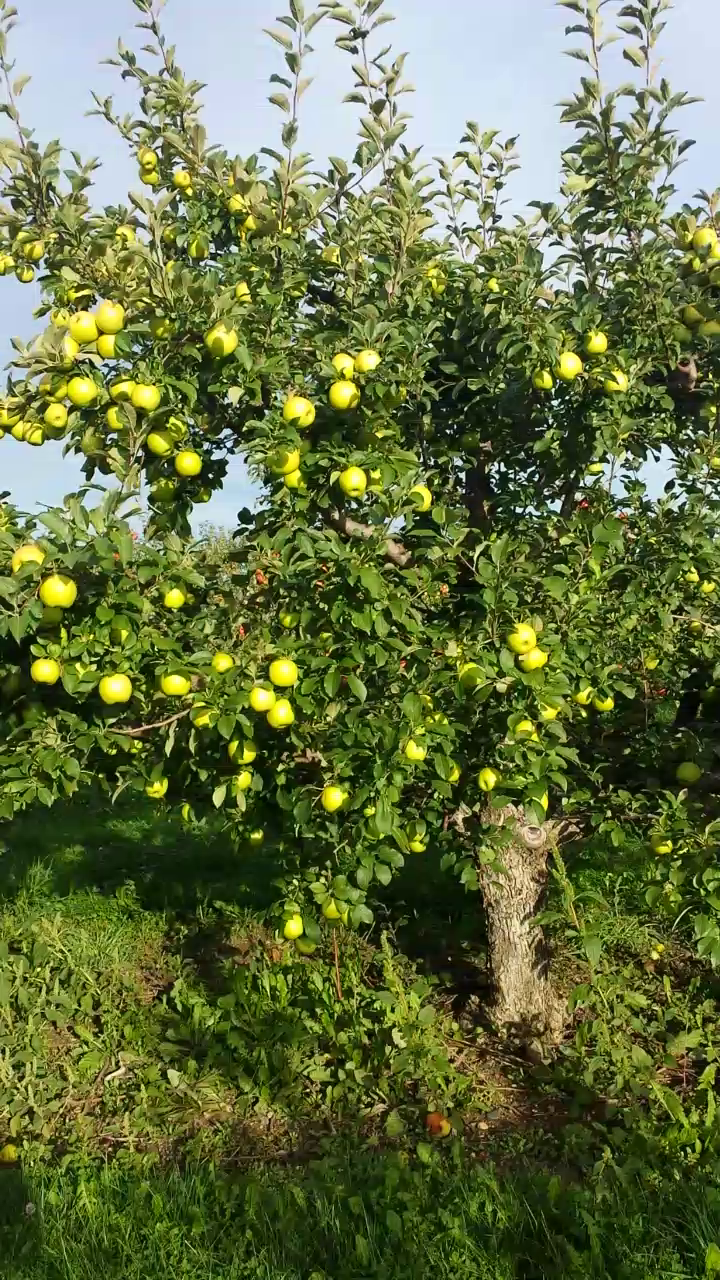
#> input picture Machine vision/dataset/image/20150919_174151_image1.png, 720 x 1280 px, found by its file name
$ jupyter execute --allow-errors apple_yolov5.ipynb   (shell and % lines are left out)
#> lines starting #> are read from the running program, lines starting #| are printed output that depends on the picture
[cell 1]
import cv2
import numpy as np
import os

# 文件路径
mask_file = '/content/20150919_174151_image1.png'  # 单个掩码文件
image_file = '/content/20150919_17415_image1.png'  # 单个图像文件
label_dir = '/content/labels'  # 标签文件存储路径

os.makedirs(label_dir, exist_ok=True)

# 读取掩码图像
mask = cv2.imread(mask_file, cv2.IMREAD_GRAYSCALE)
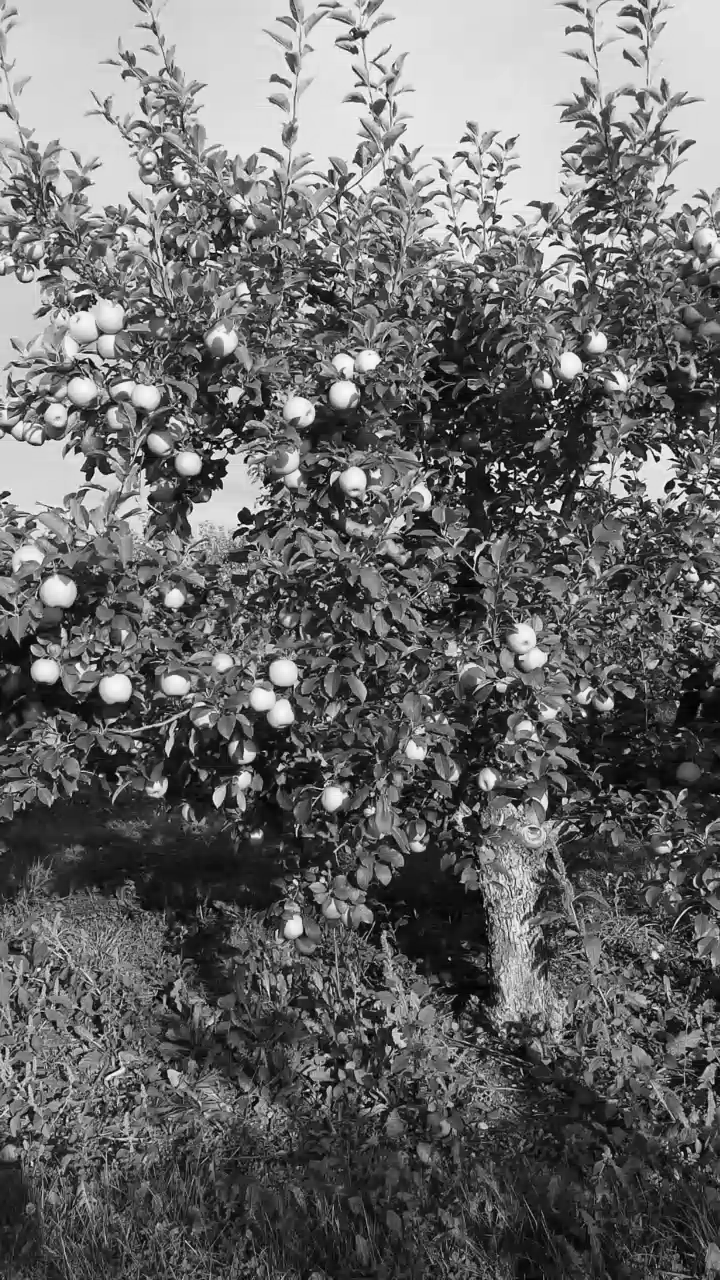
#> mask: shape (1280, 720); min 0, max 255, mean 104.3

# 检测每个苹果的轮廓
contours, _ = cv2.findContours(mask, cv2.RETR_EXTERNAL, cv2.CHAIN_APPROX_SIMPLE)
#> contours = 1 item

# 创建与图像同名的标签文件
label_file_path = os.path.join(label_dir, os.path.basename(image_file).replace('.png', '.txt'))
with open(label_file_path, 'w') as label_file:
    for contour in contours:
        x, y, w, h = cv2.boundingRect(contour)

        # 归一化边界框坐标
        x_center = (x + w / 2) / mask.shape[1]
        y_center = (y + h / 2) / mask.shape[0]
        width = w / mask.shape[1]
        height = h / mask.shape[0]

        # 写入标签文件
        label_file.write(f"0 {x_center} {y_center} {width} {height}\n")
#> this loop made 1 pass
#> (x, y, w, h, x_center, y_center, width, height) on pass 1: (0, 0, 720, 1280, 0.5, 0.5, 1, 1)

#> (a cell that did not finish here is left out)

[cell 3]
import cv2
import os

# 文件路径
image_file = '/content/20150919_174151_image1.png'   # 原始图像文件
label_file = '/content/labels/20150919_174151_image1.txt'   # 对应的标签文件

# 读取图像
image = cv2.imread(image_file)
#> image is the input picture: shape (1280, 720, 3); mean B, G, R 67.1, 113.7, 101.6

# 获取图像尺寸
height, width = image.shape[:2]
#> height = 1280; width = 720

# 打开标签文件并读取每行
#> (the rest of this cell did not finish here and is left out)
